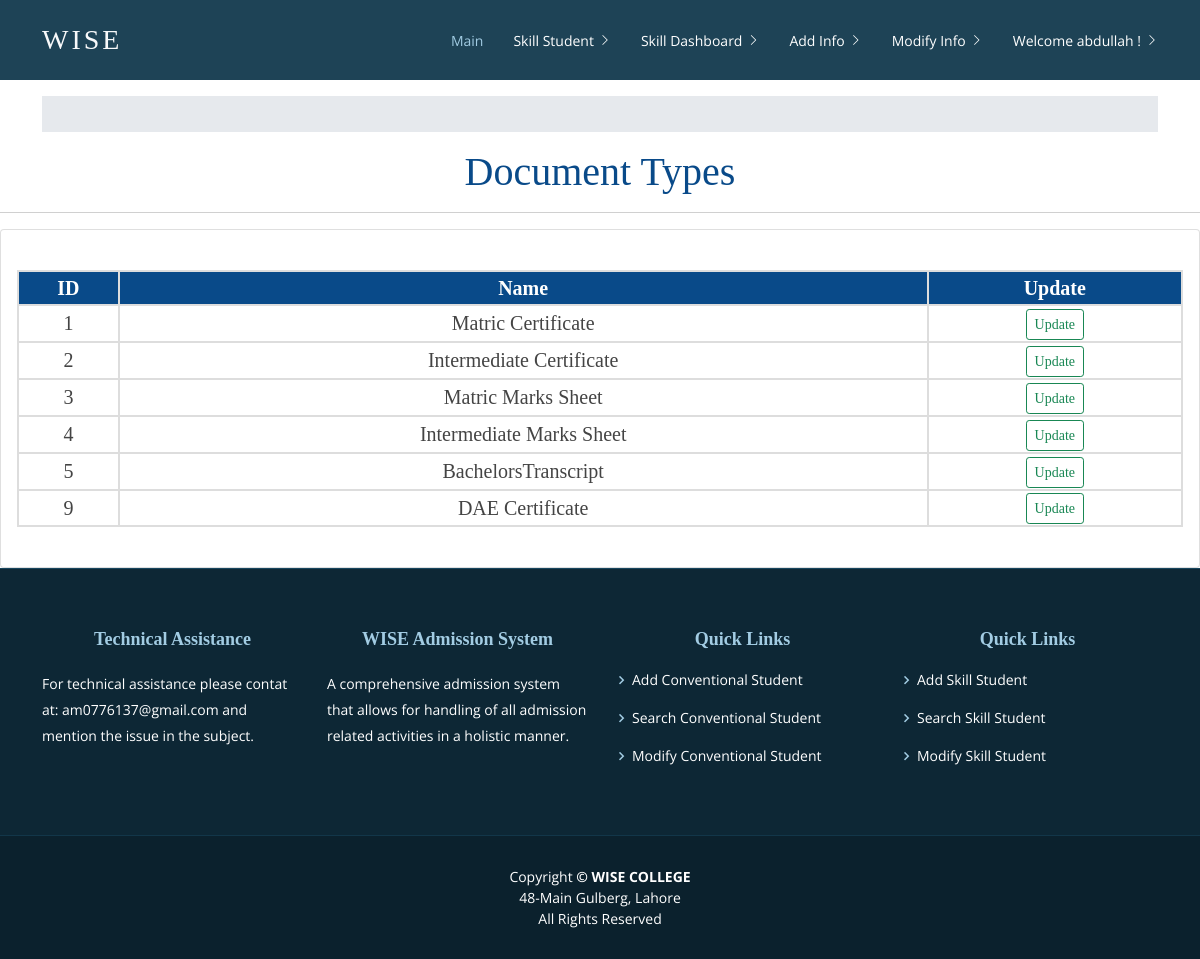
The page /document_type_dashboard/ (signed in) on the database its author committed.
### AdmissionSystem/models.py (models this page shows, shortened)
class DocumentType(models.Model):
	doc_type = models.CharField(max_length=100)
	created_by = models.CharField(max_length=100)
	updated_by = models.CharField(max_length=100, null=True, blank=True)

### AdmissionSystem/views.py (the view)
# urls.py: path('document_type_dashboard/',views.document_type_dashboard,name='documenttypedashboard'),
@login_required(login_url='loginpageview')
def document_type_dashboard(request):
	document_type_objects = DocumentType.objects.all()
	all_data = list()
	for document_type in document_type_objects:
		doc_type_data = list()
		doc_type_data.append(document_type.id)
		doc_type_data.append(document_type.doc_type)
		all_data.append(doc_type_data)
	context = {'alldata': all_data}
	return render(request,'document_type_dashboard.html',context=context)

### templates/document_type_dashboard.html (shortened to what this page needs)
{% extends 'base.html' %}
{% load static %}
{% block content %}
<div class="col-md-15">
 		<h1 class="text-center">Document Types</h1>
		<hr>
		<div class="card card-body">
				<table id="search-table" class="users-table mt-4">
						<tr>
							<th>ID</th>
							<th>Name</th>
							<th>Update</th>
						</tr>
						{% for data in alldata %}
								<tr>
									{% for column in data %}
									<td>{{ column }}</td>
									{% endfor %}
 									<td>
									<input value="Update" type="button" onclick="location.href='{% url 'updatedocumenttype' data.0 %}'" class="btn btn-sm btn-outline-success"></td>
								</tr>
						{% endfor %}
				</table>
				<br>
 		</div>
</div>
{% endblock %}

### templates/base.html (shortened to what this page needs)
<!DOCTYPE html>
<html lang="en">
<head>
    <link rel="stylesheet" href="https://pro.fontawesome.com/releases/v5.10.0/css/all.css" />
    <link href="https://cdn.jsdelivr.net/npm/bootstrap@5.1.3/dist/css/bootstrap.min.css" rel="stylesheet">
    <link href="../../static/admissionsystem/vendor/animate.css/animate.min.css" rel="stylesheet">
    <link href="../../static/admissionsystem/vendor/aos/aos.css" rel="stylesheet">
    <link href="../../static/admissionsystem/vendor/bootstrap/css/bootstrap.min.css" rel="stylesheet">
    <link href="../../static/admissionsystem/vendor/bootstrap-icons/bootstrap-icons.css" rel="stylesheet">
    <link href="../../static/admissionsystem/vendor/boxicons/css/boxicons.min.css" rel="stylesheet">
    <link href="../../static/admissionsystem/vendor/glightbox/css/glightbox.min.css" rel="stylesheet">
    <link href="../../static/admissionsystem/vendor/swiper/swiper-bundle.min.css" rel="stylesheet">
    <link href="../../static/admissionsystem/css/style.css" rel="stylesheet">
    <link href="../../static/admissionsystem/css/Navigation.css" rel="stylesheet"> {% block style %} {% endblock %}
</head>
<body style="background-image: url('../../static/admissionsystem/img/bag.jpg'); background-size: auto;background-repeat: repeat;">
    <header id="header" class="fixed-top d-flex align-items-center">
        <div class="container d-flex justify-content-between align-items-center">
            <div class="logo">
                <h1 class="text-light"><span>Wise</span></a></h1>
            </div>
            <nav id="navbar" class="navbar ">
                <ul>
                    <li><a class="active " href="{% url 'homeview' %}">Main</a></li>
                     <li class="dropdown"><a href="/"><span>Skill Student</span> <i class="bi bi-chevron-right"></i></a>
                    </li>
                    <li class="dropdown"><a href="/"><span>Skill Dashboard</span> <i class="bi bi-chevron-right"></i></a>
                    </li>
                    <li class="dropdown"><a href="/"><span>Add Info</span> <i class="bi bi-chevron-right"></i></a>
                    </li>
                    <li class="dropdown"><a href="/"><span>Modify Info</span> <i class="bi bi-chevron-right"></i></a>
                    </li>
                     <li class="dropdown"><a href="#"><span>Welcome {{ user.get_username }} !</span> <i class="bi bi-chevron-right"></i></a>
                    </li>
                </ul>
            </nav>
        </div>
    </header>
    <br>
    <br>
    <br>
    <br>
    <div class="container">
        <ol class="breadcrumb breadcrumb-arrow">
        </ol>
    </div>
    {% include 'messages.html' %} {% block content %} {% endblock %}
    <footer id="footer" data-aos="fade-up" data-aos-easing="ease-in-out" data-aos-duration="500">
        <div class="footer-top">
            <div class="container">
                <div class="row">
                    <div class="col-lg-3 col-md-6 footer-contact">
                        <h4>Technical Assistance</h4>
                        <p>
                            For technical assistance
                            please contat at:
                            am0776137@gmail.com
                            and mention the issue in the subject.
                        </p>
                    </div>
                    <div class="col-lg-3 col-md-6 footer-contact">
                        <h4>WISE Admission System</h4>
                        <p>
                            A comprehensive admission system
                            that allows for handling of all admission
                            related activities in a holistic manner.
                        </p>
                    </div>
                    <div class="col-lg-3 col-md-6 footer-links">
                        <h4>Quick Links</h4>
                        <ul>
                            <li><i class="bx bx-chevron-right"></i> <a href="#">Add Conventional Student</a></li>
                            <li><i class="bx bx-chevron-right"></i> <a href="#">Search Conventional Student</a></li>
                            <li><i class="bx bx-chevron-right"></i> <a href="#">Modify Conventional Student</a></li>
                        </ul>
                    </div>
                    <div class="col-lg-3 col-md-6 footer-links">
                        <h4>Quick Links</h4>
                        <ul>
                            <li><i class="bx bx-chevron-right"></i> <a href="{% url 'addskillstudentview' %}">Add Skill Student</a></li>
                            <li><i class="bx bx-chevron-right"></i> <a href="{% url 'search_skill_dashboard' %}">Search Skill Student</a></li>
                            <li><i class="bx bx-chevron-right"></i> <a href="{% url 'modify_skill_dashboard' %}">Modify Skill Student</a></li>
                        </ul>
                    </div>
                </div>
            </div>
        </div>
        <div class="container">
            <div class="copyright">
                Copyright <strong>&copy; <span>WISE COLLEGE</span></strong>
                <br>
                48-Main Gulberg, Lahore
                <br>
                All Rights Reserved
            </div>
        </div>
    </footer>
</body>
</html>

### static/admissionsystem/css/style.css (style rules this page uses)
body { font-family: "Open Sans", sans-serif; color: #444; }
a { color: #4fa6d5; text-decoration: none; }
h1, h2, h3, h4, h5, h6, .font-primary { font-family: "Times New Roman"; }
#header { height: 80px; transition: all 0.5s; z-index: 997; transition: all 0.5s; background: #1e4356; }
#header .logo h1 { font-size: 28px; margin: 0; padding: 4px 0; line-height: 1; font-weight: 400; letter-spacing: 3px; text-transform: uppercase; }
.navbar { padding: 0; }
.navbar ul { margin: 0; padding: 0; display: flex; list-style: none; align-items: center; }
.navbar li { position: relative; }
.navbar a { display: flex; align-items: center; justify-content: space-between; padding: 10px 0 10px 30px; font-family: "Open Sans", sans-serif; font-size: 14px; color: #fff; white-space: nowrap; transition: 0.3s; text-decoration: none; }
.navbar a i { font-size: 12px; line-height: 0; margin-left: 5px; }
.navbar a:hover, .navbar .active, .navbar li:hover > a { color: #a2cce3; }
#footer { background: #0b212d; padding: 0 0 30px 0; color: #fff; font-size: 14px; }
#footer .footer-top { background: #0d2735; border-top: 1px solid #17455e; border-bottom: 1px solid #123649; padding: 60px 0 30px 0; }
#footer .footer-top h4 { font-size: 18px; font-weight: 600; color: #a2cce3; position: relative; padding-bottom: 12px; }
#footer .footer-top .footer-links { margin-bottom: 30px; }
#footer .footer-top .footer-links ul { list-style: none; padding: 0; margin: 0; }
#footer .footer-top .footer-links ul i { padding-right: 2px; color: #a2cce3; font-size: 18px; line-height: 1; }
#footer .footer-top .footer-links ul li { padding: 10px 0; display: flex; align-items: center; }
#footer .footer-top .footer-links ul li:first-child { padding-top: 0; }
#footer .footer-top .footer-links ul a { color: #fff; transition: 0.3s; display: inline-block; line-height: 1; }
#footer .footer-top .footer-contact { margin-bottom: 30px; }
#footer .footer-top .footer-contact p { line-height: 26px; }
#footer .copyright { text-align: center; padding-top: 30px; }

### static/admissionsystem/css/Navigation.css (style rules this page uses)
.breadcrumb-arrow { height: 36px; padding: 0; line-height: 36px; list-style: none; background-color: #e6e9ed }

### templates/document_type_dashboard.html (style rules this page uses)
h1, h2, h3, h4, h5, h6 { text-align: center; color: #094a89; font-family: timesnewroman; }
table { border-collapse: collapse; width: 100%; text-align: center; font-size: 20px; font-family: timesnewroman; }
th { background-color: #094a89; color: white; }
th, td { border: 2px solid #ddd; }

### rows shown on the page
DocumentType: data "Matric Certificate"
DocumentType: data "Intermediate Certificate"
DocumentType: data "Matric Marks Sheet"
DocumentType: data "Intermediate Marks Sheet"
DocumentType: data "BachelorsTranscript"
DocumentType: data "DAE Certificate"

### other values the page prints
{{ user.get_username }} "abdullah"
{{ column }} "1" "2" "3" "4" "5" "9"
